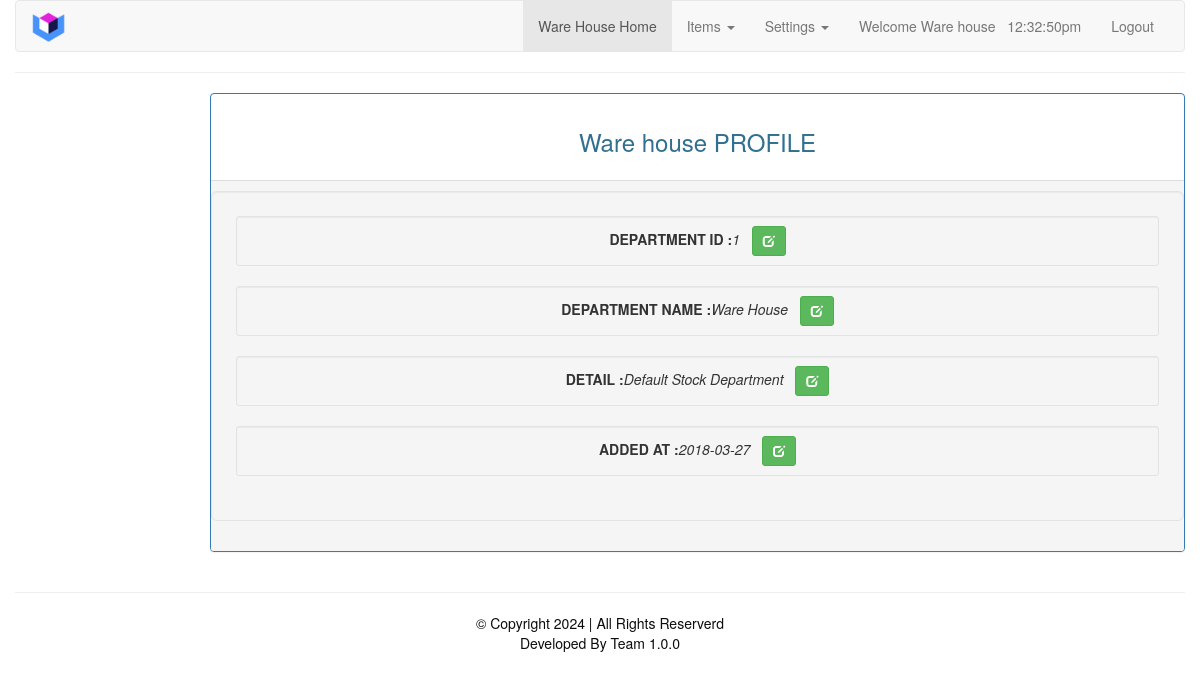
Page /view_profile.php (signed in) on the committed database.
### tables this page shows
CREATE TABLE `department` (
  `dept_id` int(11) NOT NULL,
  `dept_name` varchar(30) NOT NULL,
  `password` varchar(255) NOT NULL,
  `role` int(11) NOT NULL DEFAULT 0,
  `dept_details` varchar(255) NOT NULL,
  `added_at` date DEFAULT NULL
);

### view_profile.php (the view, shortened to what this page needs)
<?php
    require_once 'includes/header.php';
    require_once 'includes/admin_nav.php';
?>
<?php
require_once 'db.php';
$sql = "SELECT * FROM  `department` WHERE `dept_id`='" . $_SESSION['dept_id'] . "'";
$query = $conn->query($sql);
$row = $query->fetch_assoc();
?>
<div class="container">
<div class="row">
<div class="col-md-offset-2">
<div class="panel panel-primary">
<div class="panel-body">
  <h3 class="text-center text-info"><?php echo $_SESSION['dept_name'] .' PROFILE'; ?></h3>
</div>
<div class="panel-footer">
    <div class="row">
    <div class="well well-lg text-center text-capitalize">
        <div class="well well-sm">
            <b>DEPARTMENT ID :</b><em><?php echo $row['dept_id'] ;?></em>&nbsp;&nbsp;&nbsp;<a href='#' class='btn btn-success btn-sm'><span class='glyphicon glyphicon-edit'></span></a>
        </div>
        <div class="well well-sm">
        <b>DEPARTMENT NAME :</b><em><?php echo $row['dept_name'] ;?></em>&nbsp;&nbsp;&nbsp;<a href='#' class='btn btn-success btn-sm'><span class='glyphicon glyphicon-edit'></span></a>
    </div>
    <div class="well well-sm">
        <b>DETAIL :</b><em><?php echo $row['dept_details'] ;?></em>&nbsp;&nbsp;&nbsp;<a href='#' class='btn btn-success btn-sm'><span class='glyphicon glyphicon-edit'></span></a>
    </div>
    <div class="well well-sm">
        <b>ADDED AT :</b><em><?php echo $row['added_at'] ;?></em>&nbsp;&nbsp;&nbsp;<a href='#' class='btn btn-success btn-sm'><span class='glyphicon glyphicon-edit'></span></a>
    </div>
    </div>
    </div>
</div>
</div>
</div>
</div>
</div>
<hr>
<?php require_once 'includes/footer.php'; ?>

### rows in the picture
department: dept_id "1", dept_name "Ware House", dept_details "Default Stock Department", added_at "2018-03-27"

### other values in the picture
$_SESSION['dept_name'] "Ware House"
$_SESSION['dept_name'] "Ware house"
APPVERSION "1.0.0"
